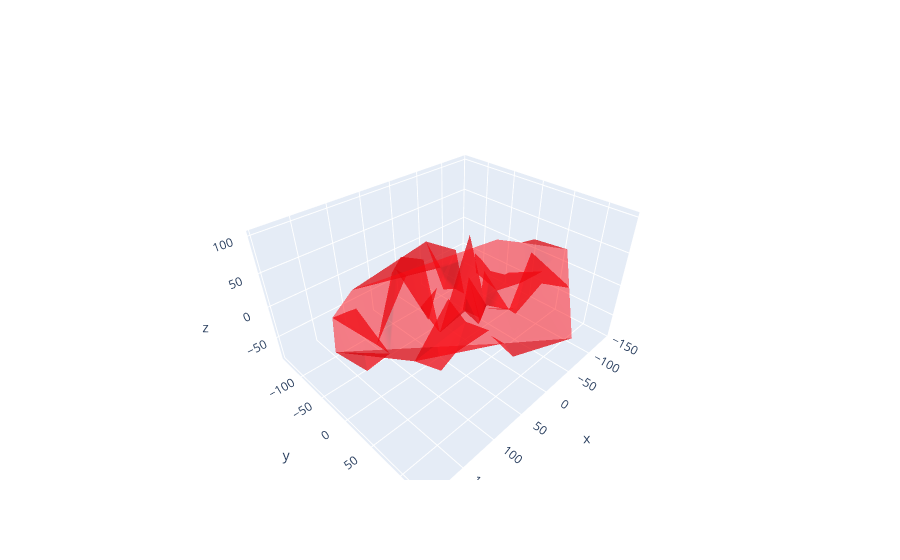

Notebook code cell kept with this figure:
### Code cell
fig = go.Figure(go.Mesh3d(
    x = x,
    y = y,
    z = z,
    opacity = 0.5, 
    color = "#FF0912"
))
fig.show()
